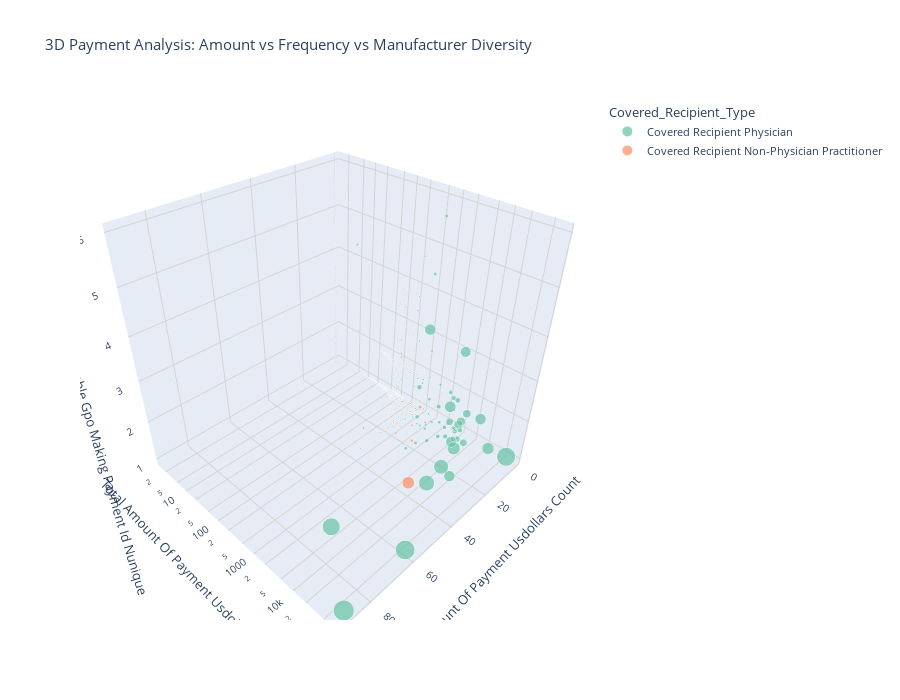

Notebook code for this chart:
### Markdown cell above
### 3D Scatter Plot: Amount, Frequency, Diversity

### Code cell
# 3D Scatter Plot: Payment Amount vs Frequency vs Manufacturer Diversity
if all(col in df_aggregated.columns for col in ['Total_Amount_of_Payment_USDollars_sum', 
                                                   'Total_Amount_of_Payment_USDollars_count',
                                                   'Applicable_Manufacturer_or_Applicable_GPO_Making_Payment_ID_nunique']):
    
    color_col = 'Covered_Recipient_Type' if 'Covered_Recipient_Type' in df_aggregated.columns else None
    
    fig = adv_visualizer.create_3d_scatter(
        df_aggregated,
        x_col='Total_Amount_of_Payment_USDollars_count',
        y_col='Total_Amount_of_Payment_USDollars_sum',
        z_col='Applicable_Manufacturer_or_Applicable_GPO_Making_Payment_ID_nunique',
        color_col=color_col,
        size_col='Total_Amount_of_Payment_USDollars_sum',
        title='3D Payment Analysis: Amount vs Frequency vs Manufacturer Diversity',
        sample_size=1000,
        log_y=True
    )
    
    fig.show()

### Figure 1 — Plotly figure (JSON) as saved in the notebook; plotly's stock layout.template omitted (floating-point values rounded to 4 significant figures; data arrays with more than 128 entries replaced by an {"elided": "..."} marker saying what was removed)
{"data": [{"hovertemplate": "Covered_Recipient_Type=Covered Recipient Physician<br>Total Amount Of Payment Usdollars Count=%{x:,}<br>Total Amount Of Payment Usdollars Sum=%{marker.size:$,.2f}<br>Applicable Manufacturer Or Applicable Gpo Making Payment Id Nunique=%{z}<extra></extra>", "legendgroup": "Covered Recipient Physician", "marker": {"color": "rgb(102,194,165)", "size": {"elided": "662 float values"}, "sizemode": "area", "sizeref": 186.3, "symbol": "circle"}, "mode": "markers", "name": "Covered Recipient Physician", "scene": "scene", "showlegend": true, "type": "scatter3d", "x": {"elided": "662 int values"}, "y": {"elided": "662 float values"}, "z": {"elided": "662 int values"}}, {"hovertemplate": "Covered_Recipient_Type=Covered Recipient Non-Physician Practitioner<br>Total Amount Of Payment Usdollars Count=%{x:,}<br>Total Amount Of Payment Usdollars Sum=%{marker.size:$,.2f}<br>Applicable Manufacturer Or Applicable Gpo Making Payment Id Nunique=%{z}<extra></extra>", "legendgroup": "Covered Recipient Non-Physician Practitioner", "marker": {"color": "rgb(252,141,98)", "size": {"elided": "338 float values"}, "sizemode": "area", "sizeref": 186.3, "symbol": "circle"}, "mode": "markers", "name": "Covered Recipient Non-Physician Practitioner", "scene": "scene", "showlegend": true, "type": "scatter3d", "x": {"elided": "338 int values"}, "y": {"elided": "338 float values"}, "z": {"elided": "338 int values"}}], "layout": {"font": {"size": 11}, "height": 700, "legend": {"itemsizing": "constant", "title": {"text": "Covered_Recipient_Type"}, "tracegroupgap": 0}, "scene": {"bgcolor": "rgba(240,240,240,0.9)", "domain": {"x": [0, 1], "y": [0, 1]}, "xaxis": {"gridcolor": "lightgray", "title": {"text": "Total Amount Of Payment Usdollars Count"}}, "yaxis": {"gridcolor": "lightgray", "title": {"text": "Total Amount Of Payment Usdollars Sum"}, "type": "log"}, "zaxis": {"gridcolor": "lightgray", "title": {"text": "Applicable Manufacturer Or Applicable Gpo Making Payment Id Nunique"}}}, "title": {"text": "3D Payment Analysis: Amount vs Frequency vs Manufacturer Diversity"}}}
